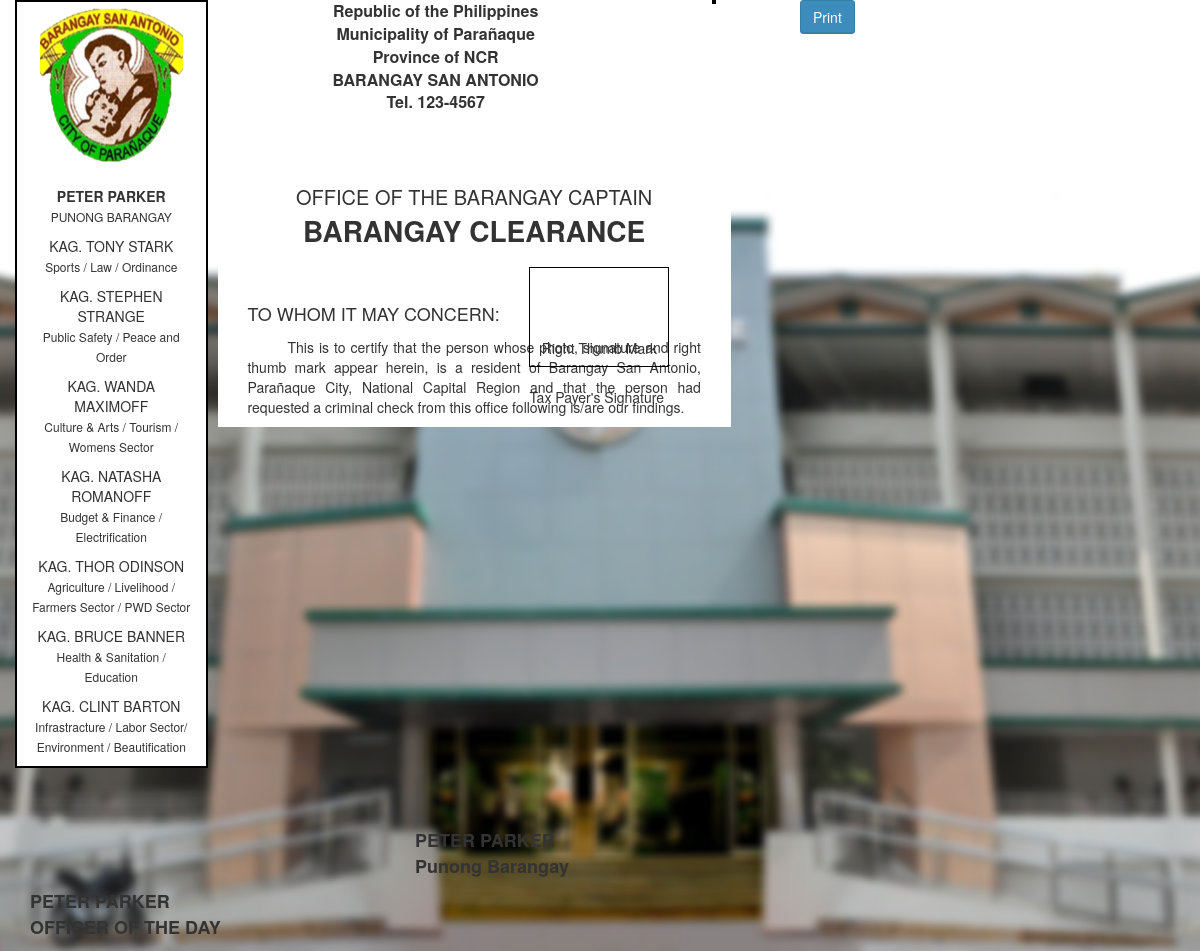
The page /pages/clearance/clearance_form.php (signed in) on the database its author committed.
### tables this page shows
CREATE TABLE `tblofficial` (
  `id` int(11) NOT NULL,
  `sPosition` varchar(50) NOT NULL,
  `completeName` text NOT NULL,
  `pcontact` varchar(20) NOT NULL,
  `paddress` text NOT NULL,
  `termStart` date NOT NULL,
  `termEnd` date NOT NULL,
  `status` varchar(20) NOT NULL
);

### pages/clearance/clearance_form.php (the view, shortened to what this page needs)
<!DOCTYPE html>
<html id="clearance">
    <?php
    if(!isset($_SESSION['role']))
    {
        header("Location: ../../login.php");
    }
    else
    {
    include('../head_css.php'); ?>
    <body class="skin-black" >
        <?php
        include "../connection.php";
        ?>
        <div class="col-xs-12 col-sm-6 col-md-8" style="" >
            <div style=" background: black;" >
                <div class="col-xs-4 col-sm-6 col-md-3" style="background: white; margin-right:10px; border: 2px solid black;">
                    <center><image src="../../img/ant.png" style="width:90%;height:164px;"/></center>
                    <div style="margin-top:20px; text-align: center; word-wrap: break-word;">
                        <?php
                            $qry = mysqli_query($con,"SELECT * from tblofficial");
                            while($row=mysqli_fetch_array($qry)){
                                if($row['sPosition'] == "Captain"){
                                    echo '
                                    <p>
                                    <b>'.strtoupper($row['completeName']).'</b><br>
                                    <span style="font-size:12px;">PUNONG BARANGAY</span>
                                    </p>
                                    ';
                                }elseif($row['sPosition'] == "Kagawad(Ordinance)"){
                                    echo '
                                    <p>
                                    KAG. '.strtoupper($row['completeName']).'<br>
                                    <span style="font-size:12px;">Sports / Law / Ordinance</span>
                                    </p>
                                    ';
                                }elseif($row['sPosition'] == "Kagawad(Public Safety)"){
                                    echo '
                                    <p>
                                    KAG. '.strtoupper($row['completeName']).'<br>
                                    <span style="font-size:12px;">Public Safety / Peace and Order</span>
                                    </p>
                                    ';
                                }elseif($row['sPosition'] == "Kagawad(Tourism)"){
                                    echo '
                                    <p>
                                    KAG. '.strtoupper($row['completeName']).'<br>
                                    <span style="font-size:12px;">Culture & Arts / Tourism / Womens Sector</span>
                                    </p>
                                    ';
                                }elseif($row['sPosition'] == "Kagawad(Budget & Finance)"){
                                    echo '
                                    <p>
                                    KAG. '.strtoupper($row['completeName']).'<br>
                                    <span style="font-size:12px;">Budget & Finance / Electrification</span>
                                    </p>
                                    ';
                                }elseif($row['sPosition'] == "Kagawad(Agriculture)"){
                                    echo '
                                    <p>
                                    KAG. '.strtoupper($row['completeName']).'<br>
                                    <span style="font-size:12px;">Agriculture / Livelihood / Farmers Sector / PWD Sector</span>
                                    </p>
                                    ';
                                }elseif($row['sPosition'] == "Kagawad(Education)"){
                                    echo '
                                    <p>
                                    KAG. '.strtoupper($row['completeName']).'<br>
                                    <span style="font-size:12px;">Health & Sanitation / Education</span>
                                    </p>
                                    ';
                                }elseif($row['sPosition'] == "Kagawad(Infrastracture)"){
                                    echo '
                                    <p>
                                    KAG. '.strtoupper($row['completeName']).'<br>
                                    <span style="font-size:12px;">Infrastracture / Labor Sector/ Environment / Beautification</span>
                                    </p>
                                    ';
                                }
                            }
                        ?>
                    </div>
                </div>
                <div class="col-xs-7 col-sm-5 col-md-8" style="background: white;  ">
                    <div class="pull-left" style="font-size: 16px; margin-left: 100px;"><b><center>
                        Republic of the Philippines<br>
                        Municipality of Parañaque<br>
                        Province of NCR<br>
                        BARANGAY SAN ANTONIO<br>
                        Tel. 123-4567<br></b></center><br><br><br>
                    </div>
                    <div class="col-xs-12 col-md-12">
                        <p class="text-center" style="font-size: 20px; font-size:bold;">OFFICE OF THE BARANGAY CAPTAIN<br><b style="font-size: 28px;">BARANGAY CLEARANCE</b></p><br><br>
                        <p style="font-size: 18px;">TO WHOM IT MAY CONCERN:</p>
                        <p style="text-indent:40px;text-align: justify;">This is to certify that the person whose photo, signature and right thumb mark appear herein, is a resident of Barangay San Antonio, Parañaque City, National Capital Region and that the person had requested a criminal check from this office following is/are our findings.</p>
                    </div>
                    <div class="col-md-5 col-xs-4" style="float:right;margin-top: -160px;">
                        <div style="height:100px; width:140px; border: 1px solid black;">
                            <center><span style="text-align: center; line-height: 160px;">Right Thumb Mark</span></center>
                        </div><br>
                        <p>Tax Payer's Signature</p>
                    </div>
                </div>
                <div class="col-xs-offset-6 col-xs-5 col-md-offset-6 col-md-4" ><br><br><br>
                    <?php
                    $qry = mysqli_query($con,"SELECT * from tblofficial");
                    while($row=mysqli_fetch_array($qry)){
                        if($row['sPosition'] == "Captain"){
                            echo '
                            <p>
                            <b style="font-size:18px;">'.strtoupper($row['completeName']).'<br>
                            <span style=" text-align: center;">Punong Barangay</span></b>
                            </p>
                            ';
                        }
                    }
                    ?>
                </div>
                <div class="col-xs-8 col-md-4">
                    <?php
                    $qry = mysqli_query($con,"SELECT * from tblofficial");
                    while($row=mysqli_fetch_array($qry)){
                        if($row['sPosition'] == "Captain"){
                            echo '
                            <p>
                            <b style="font-size:18px;">'.strtoupper($row['completeName']).'<br>
                            <span style=" text-align: center;">OFFICER OF THE DAY</span></b>
                            </p>
                            ';
                        }
                    }
                    ?>
                </div>
                <div class="col-xs-3 pull-right" style="margin-bottom:40px;">
                </div>
            </div>
        </div>
    <button class="btn btn-primary noprint" id="printpagebutton" onclick="PrintElem('#clearance')">Print</button>
    </body>
    <?php
    }
    ?>
</html>

### css/AdminLTE.css (style rules this page uses)
html, body { background: url(../img/paranaque.png) no-repeat center center fixed; -webkit-background-size: cover; -moz-background-size: cover; -o-background-size: cover; background-size: cover; }
img { max-width: 100%important; }
.btn { font-weight: 500; -webkit-border-radius: 3px; -moz-border-radius: 3px; border-radius: 3px; border: 1px solid transparent; -webkit-box-shadow: inset 0px -2px 0px 0px rgba(0, 0, 0, 0.09); -moz-box-shadow: inset 0px -2px 0px 0px rgba(0, 0, 0, 0.09); box-shadow: inset 0px -1px 0px 0px rgba(0, 0, 0, 0.09); }
.btn.btn-primary { background-color: #3c8dbc; border-color: #367fa9; }

### rows shown on the page
tblofficial: completeName "PETER PARKER"
tblofficial: completeName "TONY STARK"
tblofficial: completeName "STEPHEN STRANGE"
tblofficial: completeName "WANDA MAXIMOFF"
tblofficial: completeName "NATASHA ROMANOFF"
tblofficial: completeName "THOR ODINSON"
tblofficial: completeName "BRUCE BANNER"
tblofficial: completeName "CLINT BARTON"
